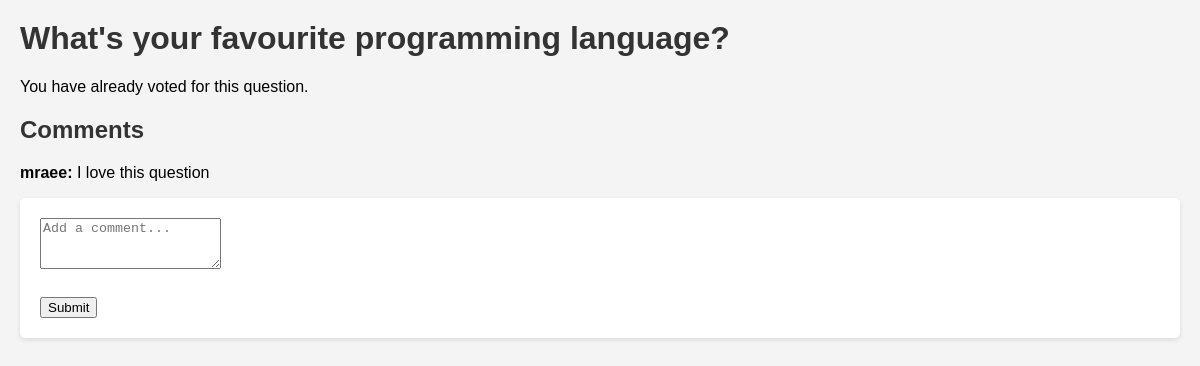
Screenshot of /polls/2/ (signed in) with the database file from the repository.
### polls/models.py (models this page shows, shortened)
class Question(models.Model):
    question_text = models.CharField(max_length=200)
    pub_date = models.DateTimeField('date published')

class PollComment(models.Model):
    question = models.ForeignKey(Question, on_delete=models.CASCADE)
    user = models.ForeignKey('auth.User', on_delete=models.CASCADE)
    comment_text = models.TextField()
    created_at = models.DateTimeField(auto_now_add=True)
    updated_at = models.DateTimeField(auto_now=True)  # New field (alteration)

### polls/views.py (the view)
# urls.py: path('<int:pk>/', views.DetailView.as_view(), name='detail'),
class DetailView(generic.DetailView):
    model = Question
    template_name = 'polls/detail.html'
    def get_context_data(self, **kwargs):
        context = super().get_context_data(**kwargs)
        question = self.get_object()
        comments = PollComment.objects.filter(question=question).order_by('-created_at')
        context['comments'] = comments
        if self.request.user.is_authenticated:
            has_voted = UserVote.objects.filter(user=self.request.user, question=question).exists()
        else:
            has_voted = False
        context['has_voted'] = has_voted
        return context

### polls/templates/polls/detail.html (shortened to what this page needs)
<h1>{{ question.question_text }}</h1>
{% if user.is_authenticated %}
    {% if not has_voted %}
        <form action="{% url 'polls:vote' question.id %}" method="post">
            {% csrf_token %}
            {% for choice in question.choice_set.all %}
                <input type="radio" name="choice" id="choice{{ forloop.counter }}" value="{{ choice.id }}">
                <label for="choice{{ forloop.counter }}">{{ choice.choice_text }}</label><br>
            {% endfor %}
            <button type="submit">Vote</button>
        </form>
    {% else %}
        <p>You have already voted for this question.</p>
    {% endif %}
    <h2>Comments</h2>
    <div id="comments">
        {% for comment in comments %}
            <p><strong>{{ comment.user.username }}:</strong> {{ comment.comment_text }}</p>
        {% empty %}
            <p>No comments yet. Be the first to comment!</p>
        {% endfor %}
    </div>
    <form action="{% url 'polls:add_comment' question.id %}" method="post">
        <textarea name="comment_text" rows="3" placeholder="Add a comment..."></textarea><br>
        <button type="submit">Submit</button>
    </form>
{% else %}
    <p>You must be logged in to vote. <a href="{% url 'login' %}">Login here</a></p>
{% endif %}

### polls/templates/polls/detail.html (style rules this page uses)
h1, h2 { color: #333; }
form { background-color: #fff; padding: 20px; border-radius: 5px; box-shadow: 0 2px 5px rgba(0, 0, 0, 0.1); }
label, textarea { display: block; margin-bottom: 10px; }

### rows the page displays
Question: question_text "What's your favourite programming language?"
PollComment: user.username "mraee", comment_text "I love this question"
